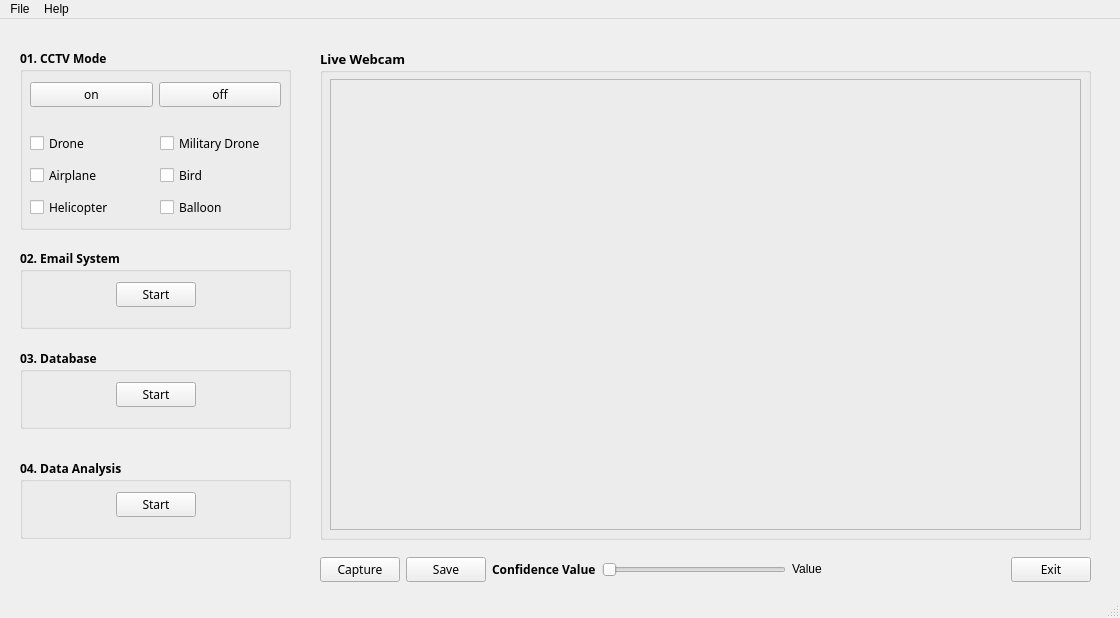
<?xml version="1.0" encoding="UTF-8"?>
<ui version="4.0">
 <class>MainWindow</class>
 <widget class="QMainWindow" name="MainWindow">
  <property name="geometry">
   <rect>
    <x>0</x>
    <y>0</y>
    <width>1120</width>
    <height>618</height>
   </rect>
  </property>
  <property name="windowTitle">
   <string>MainWindow</string>
  </property>
  <widget class="QWidget" name="centralwidget">
   <widget class="QGroupBox" name="box_cctv">
    <property name="geometry">
     <rect>
      <x>20</x>
      <y>30</y>
      <width>271</width>
      <height>181</height>
     </rect>
    </property>
    <property name="font">
     <font>
      <family>Yu Gothic UI Semibold</family>
      <weight>75</weight>
      <bold>true</bold>
     </font>
    </property>
    <property name="title">
     <string>01. CCTV Mode</string>
    </property>
    <widget class="QWidget" name="horizontalLayoutWidget">
     <property name="geometry">
      <rect>
       <x>10</x>
       <y>20</y>
       <width>251</width>
       <height>51</height>
      </rect>
     </property>
     <layout class="QHBoxLayout" name="horizontalLayout_cctv">
      <item>
       <widget class="QPushButton" name="pushButton_cctv_on">
        <property name="font">
         <font>
          <family>Yu Gothic UI Semilight</family>
          <weight>50</weight>
          <bold>false</bold>
         </font>
        </property>
        <property name="mouseTracking">
         <bool>false</bool>
        </property>
        <property name="text">
         <string>on</string>
        </property>
        <property name="autoDefault">
         <bool>false</bool>
        </property>
        <property name="default">
         <bool>false</bool>
        </property>
       </widget>
      </item>
      <item>
       <widget class="QPushButton" name="pushButton_cctv_off">
        <property name="font">
         <font>
          <family>Yu Gothic UI Semilight</family>
          <weight>50</weight>
          <bold>false</bold>
         </font>
        </property>
        <property name="text">
         <string>off</string>
        </property>
       </widget>
      </item>
     </layout>
    </widget>
    <widget class="QWidget" name="verticalLayoutWidget">
     <property name="geometry">
      <rect>
       <x>10</x>
       <y>80</y>
       <width>121</width>
       <height>94</height>
      </rect>
     </property>
     <layout class="QVBoxLayout" name="verticalLayout_drone">
      <item>
       <widget class="QCheckBox" name="checkBox_drone">
        <property name="font">
         <font>
          <family>Yu Gothic UI Semilight</family>
          <weight>50</weight>
          <bold>false</bold>
         </font>
        </property>
        <property name="text">
         <string>Drone</string>
        </property>
       </widget>
      </item>
      <item>
       <widget class="QCheckBox" name="checkBox_airplane">
        <property name="font">
         <font>
          <family>Yu Gothic UI Semilight</family>
          <weight>50</weight>
          <bold>false</bold>
         </font>
        </property>
        <property name="text">
         <string>Airplane</string>
        </property>
       </widget>
      </item>
      <item>
       <widget class="QCheckBox" name="checkBox_helicopter">
        <property name="font">
         <font>
          <family>Yu Gothic UI Semilight</family>
          <weight>50</weight>
          <bold>false</bold>
         </font>
        </property>
        <property name="text">
         <string>Helicopter</string>
        </property>
       </widget>
      </item>
     </layout>
    </widget>
    <widget class="QWidget" name="verticalLayoutWidget_2">
     <property name="geometry">
      <rect>
       <x>140</x>
       <y>80</y>
       <width>121</width>
       <height>94</height>
      </rect>
     </property>
     <layout class="QVBoxLayout" name="verticalLayout_military">
      <item>
       <widget class="QCheckBox" name="checkBox_military">
        <property name="font">
         <font>
          <family>Yu Gothic UI Semilight</family>
          <weight>50</weight>
          <bold>false</bold>
         </font>
        </property>
        <property name="text">
         <string>Military Drone</string>
        </property>
       </widget>
      </item>
      <item>
       <widget class="QCheckBox" name="checkBox_bird">
        <property name="font">
         <font>
          <family>Yu Gothic UI Semilight</family>
          <weight>50</weight>
          <bold>false</bold>
         </font>
        </property>
        <property name="text">
         <string>Bird</string>
        </property>
       </widget>
      </item>
      <item>
       <widget class="QCheckBox" name="checkBox_balloon">
        <property name="font">
         <font>
          <family>Yu Gothic UI Semilight</family>
          <weight>50</weight>
          <bold>false</bold>
         </font>
        </property>
        <property name="text">
         <string>Balloon</string>
        </property>
       </widget>
      </item>
     </layout>
    </widget>
   </widget>
   <widget class="QGroupBox" name="box_webcam">
    <property name="geometry">
     <rect>
      <x>320</x>
      <y>30</y>
      <width>771</width>
      <height>491</height>
     </rect>
    </property>
    <property name="font">
     <font>
      <family>Yu Gothic UI Semibold</family>
      <pointsize>10</pointsize>
      <weight>75</weight>
      <bold>true</bold>
     </font>
    </property>
    <property name="title">
     <string>Live Webcam</string>
    </property>
    <widget class="QFrame" name="frame">
     <property name="geometry">
      <rect>
       <x>10</x>
       <y>30</y>
       <width>751</width>
       <height>451</height>
      </rect>
     </property>
     <property name="frameShape">
      <enum>QFrame::StyledPanel</enum>
     </property>
     <property name="frameShadow">
      <enum>QFrame::Raised</enum>
     </property>
    </widget>
   </widget>
   <widget class="QGroupBox" name="box_email">
    <property name="geometry">
     <rect>
      <x>20</x>
      <y>230</y>
      <width>271</width>
      <height>80</height>
     </rect>
    </property>
    <property name="font">
     <font>
      <family>Yu Gothic UI Semibold</family>
      <weight>75</weight>
      <bold>true</bold>
     </font>
    </property>
    <property name="title">
     <string>02. Email System</string>
    </property>
    <widget class="QWidget" name="horizontalLayoutWidget_3">
     <property name="geometry">
      <rect>
       <x>10</x>
       <y>20</y>
       <width>251</width>
       <height>51</height>
      </rect>
     </property>
     <layout class="QHBoxLayout" name="horizontalLayout_email">
      <item>
       <spacer name="horizontalSpacer">
        <property name="orientation">
         <enum>Qt::Horizontal</enum>
        </property>
        <property name="sizeHint" stdset="0">
         <size>
          <width>40</width>
          <height>20</height>
         </size>
        </property>
       </spacer>
      </item>
      <item>
       <widget class="QPushButton" name="pushButton_email">
        <property name="font">
         <font>
          <family>Yu Gothic UI Semilight</family>
          <weight>50</weight>
          <bold>false</bold>
         </font>
        </property>
        <property name="text">
         <string>Start</string>
        </property>
       </widget>
      </item>
      <item>
       <spacer name="horizontalSpacer_2">
        <property name="orientation">
         <enum>Qt::Horizontal</enum>
        </property>
        <property name="sizeHint" stdset="0">
         <size>
          <width>40</width>
          <height>20</height>
         </size>
        </property>
       </spacer>
      </item>
     </layout>
    </widget>
   </widget>
   <widget class="QGroupBox" name="box_database">
    <property name="geometry">
     <rect>
      <x>20</x>
      <y>330</y>
      <width>271</width>
      <height>80</height>
     </rect>
    </property>
    <property name="font">
     <font>
      <family>Yu Gothic UI Semibold</family>
      <weight>75</weight>
      <bold>true</bold>
     </font>
    </property>
    <property name="title">
     <string>03. Database</string>
    </property>
    <widget class="QWidget" name="horizontalLayoutWidget_4">
     <property name="geometry">
      <rect>
       <x>10</x>
       <y>20</y>
       <width>251</width>
       <height>51</height>
      </rect>
     </property>
     <layout class="QHBoxLayout" name="horizontalLayout_database">
      <item>
       <spacer name="horizontalSpacer_4">
        <property name="orientation">
         <enum>Qt::Horizontal</enum>
        </property>
        <property name="sizeHint" stdset="0">
         <size>
          <width>40</width>
          <height>20</height>
         </size>
        </property>
       </spacer>
      </item>
      <item>
       <widget class="QPushButton" name="pushButton_database">
        <property name="font">
         <font>
          <family>Yu Gothic UI Semilight</family>
          <weight>50</weight>
          <bold>false</bold>
         </font>
        </property>
        <property name="text">
         <string>Start</string>
        </property>
       </widget>
      </item>
      <item>
       <spacer name="horizontalSpacer_3">
        <property name="orientation">
         <enum>Qt::Horizontal</enum>
        </property>
        <property name="sizeHint" stdset="0">
         <size>
          <width>40</width>
          <height>20</height>
         </size>
        </property>
       </spacer>
      </item>
     </layout>
    </widget>
   </widget>
   <widget class="QGroupBox" name="box_data">
    <property name="geometry">
     <rect>
      <x>20</x>
      <y>440</y>
      <width>271</width>
      <height>80</height>
     </rect>
    </property>
    <property name="font">
     <font>
      <family>Yu Gothic UI Semibold</family>
      <weight>75</weight>
      <bold>true</bold>
     </font>
    </property>
    <property name="title">
     <string>04. Data Analysis</string>
    </property>
    <widget class="QWidget" name="horizontalLayoutWidget_5">
     <property name="geometry">
      <rect>
       <x>10</x>
       <y>20</y>
       <width>251</width>
       <height>51</height>
      </rect>
     </property>
     <layout class="QHBoxLayout" name="horizontalLayout_data">
      <item>
       <spacer name="horizontalSpacer_6">
        <property name="orientation">
         <enum>Qt::Horizontal</enum>
        </property>
        <property name="sizeHint" stdset="0">
         <size>
          <width>40</width>
          <height>20</height>
         </size>
        </property>
       </spacer>
      </item>
      <item>
       <widget class="QPushButton" name="pushButton_data">
        <property name="font">
         <font>
          <family>Yu Gothic UI Semilight</family>
          <weight>50</weight>
          <bold>false</bold>
         </font>
        </property>
        <property name="text">
         <string>Start</string>
        </property>
       </widget>
      </item>
      <item>
       <spacer name="horizontalSpacer_5">
        <property name="orientation">
         <enum>Qt::Horizontal</enum>
        </property>
        <property name="sizeHint" stdset="0">
         <size>
          <width>40</width>
          <height>20</height>
         </size>
        </property>
       </spacer>
      </item>
     </layout>
    </widget>
   </widget>
   <widget class="QWidget" name="horizontalLayoutWidget_2">
    <property name="geometry">
     <rect>
      <x>320</x>
      <y>530</y>
      <width>771</width>
      <height>41</height>
     </rect>
    </property>
    <layout class="QHBoxLayout" name="horizontalLayout">
     <item>
      <widget class="QPushButton" name="pushButton_capture">
       <property name="font">
        <font>
         <family>Yu Gothic UI Semilight</family>
         <weight>50</weight>
         <bold>false</bold>
        </font>
       </property>
       <property name="text">
        <string>Capture</string>
       </property>
       <property name="icon">
        <iconset>
         <normaloff>pics/capture.png</normaloff>pics/capture.png</iconset>
       </property>
      </widget>
     </item>
     <item>
      <widget class="QPushButton" name="pushButton_save">
       <property name="font">
        <font>
         <family>Yu Gothic UI Semilight</family>
         <weight>50</weight>
         <bold>false</bold>
        </font>
       </property>
       <property name="text">
        <string>Save</string>
       </property>
       <property name="icon">
        <iconset>
         <normaloff>pics/save.png</normaloff>pics/save.png</iconset>
       </property>
      </widget>
     </item>
     <item>
      <widget class="QLabel" name="label">
       <property name="font">
        <font>
         <family>Yu Gothic UI Semibold</family>
         <weight>75</weight>
         <bold>true</bold>
        </font>
       </property>
       <property name="text">
        <string>Confidence Value</string>
       </property>
      </widget>
     </item>
     <item>
      <widget class="QSlider" name="horizontalSlider">
       <property name="orientation">
        <enum>Qt::Horizontal</enum>
       </property>
      </widget>
     </item>
     <item>
      <widget class="QLabel" name="label_thres_value">
       <property name="font">
        <font>
         <family>Yu Gothic UI</family>
        </font>
       </property>
       <property name="text">
        <string>&lt;html&gt;&lt;head/&gt;&lt;body&gt;&lt;p&gt;Value&lt;/p&gt;&lt;/body&gt;&lt;/html&gt;</string>
       </property>
      </widget>
     </item>
     <item>
      <spacer name="horizontalSpacer_7">
       <property name="orientation">
        <enum>Qt::Horizontal</enum>
       </property>
       <property name="sizeHint" stdset="0">
        <size>
         <width>40</width>
         <height>20</height>
        </size>
       </property>
      </spacer>
     </item>
     <item>
      <widget class="QPushButton" name="pushButton_exit">
       <property name="font">
        <font>
         <family>Yu Gothic UI Semilight</family>
         <weight>50</weight>
         <bold>false</bold>
        </font>
       </property>
       <property name="text">
        <string>Exit</string>
       </property>
       <property name="icon">
        <iconset>
         <normaloff>pics/exit.png</normaloff>pics/exit.png</iconset>
       </property>
      </widget>
     </item>
    </layout>
   </widget>
  </widget>
  <widget class="QStatusBar" name="statusbar"/>
  <widget class="QMenuBar" name="menubar">
   <property name="geometry">
    <rect>
     <x>0</x>
     <y>0</y>
     <width>1120</width>
     <height>26</height>
    </rect>
   </property>
   <widget class="QMenu" name="menuFile">
    <property name="title">
     <string>File</string>
    </property>
    <addaction name="actionOpen"/>
    <addaction name="actionSave"/>
    <addaction name="actionPrint"/>
    <addaction name="actionExit"/>
   </widget>
   <widget class="QMenu" name="menuHelp">
    <property name="title">
     <string>Help</string>
    </property>
   </widget>
   <addaction name="menuFile"/>
   <addaction name="menuHelp"/>
  </widget>
  <action name="actionExit">
   <property name="checkable">
    <bool>false</bool>
   </property>
   <property name="icon">
    <iconset>
     <normaloff>pics/exit.png</normaloff>pics/exit.png</iconset>
   </property>
   <property name="text">
    <string>Exit</string>
   </property>
   <property name="shortcut">
    <string>Ctrl+Q</string>
   </property>
  </action>
  <action name="actionOpen">
   <property name="icon">
    <iconset>
     <normaloff>pics/edit.png</normaloff>pics/edit.png</iconset>
   </property>
   <property name="text">
    <string>Open</string>
   </property>
   <property name="shortcut">
    <string>Ctrl+O</string>
   </property>
  </action>
  <action name="actionSave">
   <property name="icon">
    <iconset>
     <normaloff>pics/save.png</normaloff>pics/save.png</iconset>
   </property>
   <property name="text">
    <string>Save</string>
   </property>
   <property name="shortcut">
    <string>Ctrl+S</string>
   </property>
  </action>
  <action name="actionPrint">
   <property name="icon">
    <iconset>
     <normaloff>pics/print.png</normaloff>pics/print.png</iconset>
   </property>
   <property name="text">
    <string>Print</string>
   </property>
   <property name="shortcut">
    <string>Ctrl+P</string>
   </property>
  </action>
 </widget>
 <tabstops>
  <tabstop>pushButton_cctv_on</tabstop>
  <tabstop>pushButton_cctv_off</tabstop>
  <tabstop>checkBox_drone</tabstop>
  <tabstop>checkBox_airplane</tabstop>
  <tabstop>checkBox_helicopter</tabstop>
  <tabstop>checkBox_military</tabstop>
  <tabstop>checkBox_bird</tabstop>
  <tabstop>checkBox_balloon</tabstop>
  <tabstop>pushButton_email</tabstop>
  <tabstop>pushButton_database</tabstop>
  <tabstop>pushButton_data</tabstop>
  <tabstop>pushButton_capture</tabstop>
  <tabstop>pushButton_save</tabstop>
  <tabstop>horizontalSlider</tabstop>
  <tabstop>pushButton_exit</tabstop>
 </tabstops>
 <resources/>
 <connections>
  <connection>
   <sender>horizontalSlider</sender>
   <signal>valueChanged(int)</signal>
   <receiver>label_thres_value</receiver>
   <slot>setNum(int)</slot>
   <hints>
    <hint type="sourcelabel">
     <x>667</x>
     <y>581</y>
    </hint>
    <hint type="destinationlabel">
     <x>818</x>
     <y>592</y>
    </hint>
   </hints>
  </connection>
  <connection>
   <sender>pushButton_exit</sender>
   <signal>clicked()</signal>
   <receiver>MainWindow</receiver>
   <slot>close()</slot>
   <hints>
    <hint type="sourcelabel">
     <x>1028</x>
     <y>568</y>
    </hint>
    <hint type="destinationlabel">
     <x>763</x>
     <y>0</y>
    </hint>
   </hints>
  </connection>
  <connection>
   <sender>menubar</sender>
   <signal>triggered(QAction*)</signal>
   <receiver>MainWindow</receiver>
   <slot>close()</slot>
   <hints>
    <hint type="sourcelabel">
     <x>19</x>
     <y>15</y>
    </hint>
    <hint type="destinationlabel">
     <x>919</x>
     <y>0</y>
    </hint>
   </hints>
  </connection>
  <connection>
   <sender>pushButton_email</sender>
   <signal>clicked()</signal>
   <receiver>MainWindow</receiver>
   <slot>email_clicked()</slot>
   <hints>
    <hint type="sourcelabel">
     <x>182</x>
     <y>298</y>
    </hint>
    <hint type="destinationlabel">
     <x>283</x>
     <y>580</y>
    </hint>
   </hints>
  </connection>
  <connection>
   <sender>pushButton_data</sender>
   <signal>clicked()</signal>
   <receiver>MainWindow</receiver>
   <slot>bi_clicked()</slot>
   <hints>
    <hint type="sourcelabel">
     <x>155</x>
     <y>514</y>
    </hint>
    <hint type="destinationlabel">
     <x>224</x>
     <y>585</y>
    </hint>
   </hints>
  </connection>
 </connections>
 <slots>
  <slot>email_clicked()</slot>
  <slot>bi_clicked()</slot>
 </slots>
</ui>
